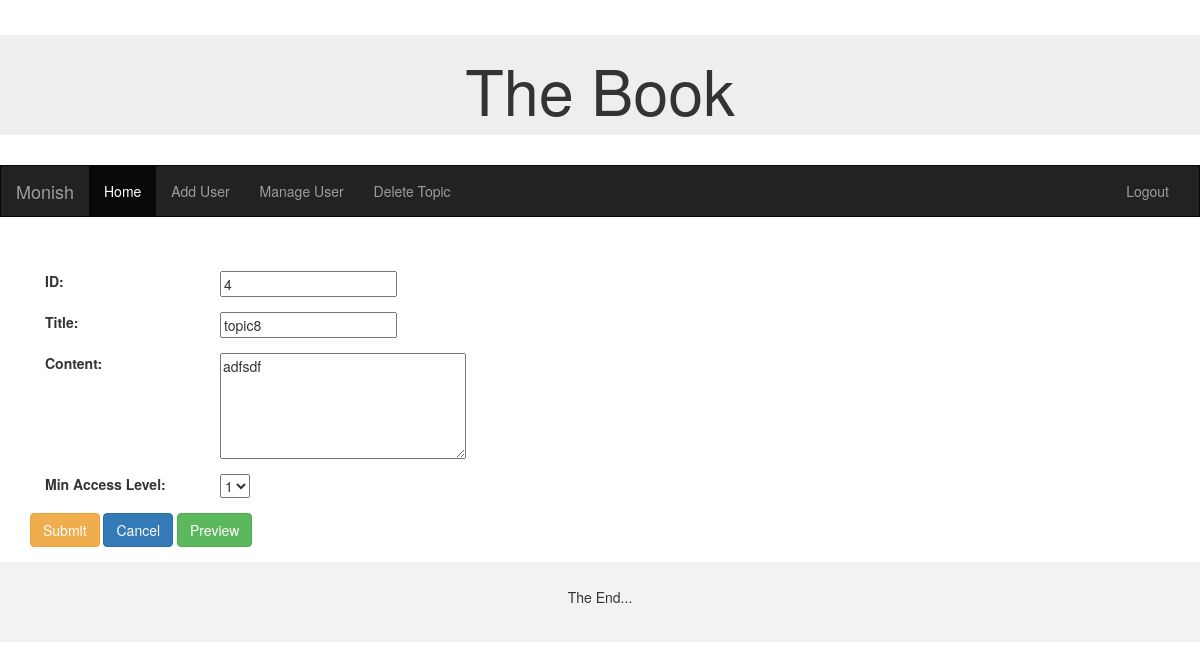
The page /edit/page/4/ (signed in) on the database as committed earlier.
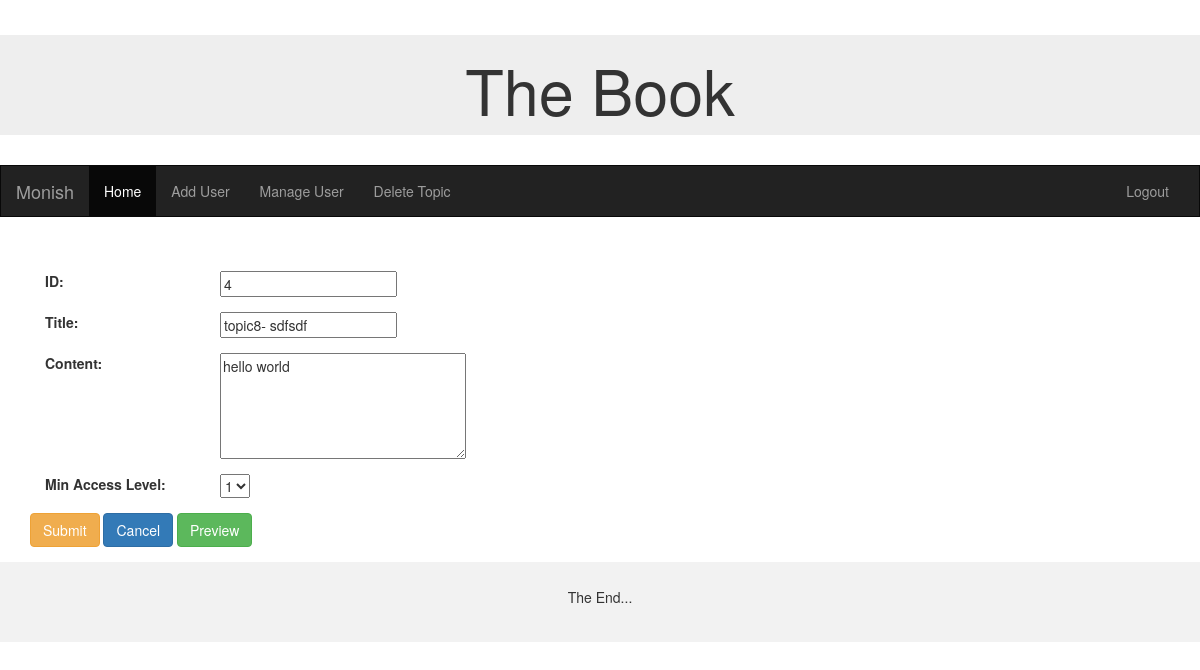
The same page on the database as committed later.
### BookApp/models.py (models this page shows, shortened)
class Topic(models.Model):
    topic_id = models.AutoField(primary_key=True)
    title = models.CharField(max_length=100)
    content = models.TextField()
    updated = models.DateTimeField(auto_now=True, auto_now_add=False)
    timestamp = models.DateTimeField(auto_now=False, auto_now_add=True)
    min_accessing_level = models.IntegerField()

### BookApp/views.py (the view, shortened to what this page needs)
# urls.py: url(r'^edit/page/(?P<topic_id>\d+)/$', views.editPage, name="edit-page"),
@login_required
def editPage(request, topic_id=0):
    if request.method=="GET":
        data=Topic.objects.get(topic_id=topic_id)
        form = CreateTopic(instance=data)
        return render(request, "Book/edit-page.html",{"form":form,"id":data.topic_id})

### BookApp/forms.py
class CreateTopic(forms.ModelForm):
    class Meta:
        model = Topic
        fields = "__all__"

### BookApp/templates/Book/edit-page.html (shortened to what this page needs)
{% extends "Book/base.html"%}
{%block content%}
<div class="container" style="margin-top:1em;">
    <div class="row">
        <div class="col-xs-12" >
            <div class="form-group"><br><br>
                <form method="POST" class=".form-horizontal">{% csrf_token %}
                    <div class="form-group">
                        <label class="control-label col-sm-2">ID: </label>
                        <input type="text" id="id" name="id" value="{{id}}" readonly>
                    </div>
                    <div class="form-group">
                        <label for="title" class="control-label col-sm-2">Title: </label>
                        <input type="text" id="title" name="title" value="{{form.title.value}}">
                    </div>
                    <div class="form-group">
                        <label for="content" class="control-label col-sm-2">Content:</label>
                        <textarea id="content" rows="5" cols="30" name="content" >{{form.content.value}}</textarea>
                    </div>
                    <div class="form-group">
                        <label for="min_accessing_level" class="control-label col-sm-2" >Min Access Level:</label>
                        <select name="min_accessing_level" id="min_accessing_level">
                            <option selected="selected" value=1>1</option>
                        </select>
                    </div>
                    <div class="form-group">
                        <input class="btn btn-warning" type="submit" value="Submit" >
                        <a href="{% url 'view-page' form.title.value %}"><input class="btn btn-primary" type="button" value="Cancel" ></a>
                        <button type="button" class="btn btn-success" onClick=getValue() data-toggle="modal" data-target="#myModal">Preview</button>
                    </div>
                </form>
            </div>
        </div>
    </div>
</div>
{%endblock%}

Rows that differ between the two databases and show on the page:
changed Topic: title "topic8" → "topic8- sdfsdf"; content "adfsdf" → "hello world"
